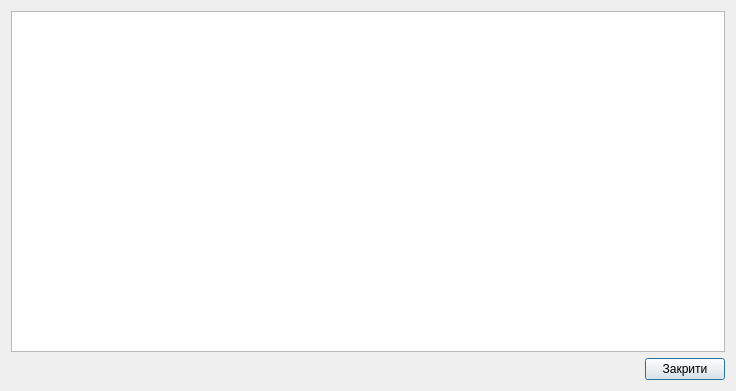
<?xml version="1.0" encoding="UTF-8"?>
<ui version="4.0">
 <class>DlgErrLogView</class>
 <widget class="QDialog" name="DlgErrLogView">
  <property name="geometry">
   <rect>
    <x>0</x>
    <y>0</y>
    <width>736</width>
    <height>391</height>
   </rect>
  </property>
  <property name="windowTitle">
   <string>Лог зупинок</string>
  </property>
  <layout class="QGridLayout" name="gridLayout">
   <item row="1" column="0">
    <spacer name="horizontalSpacer">
     <property name="orientation">
      <enum>Qt::Horizontal</enum>
     </property>
     <property name="sizeHint" stdset="0">
      <size>
       <width>639</width>
       <height>20</height>
      </size>
     </property>
    </spacer>
   </item>
   <item row="1" column="1">
    <widget class="QPushButton" name="bnClose">
     <property name="text">
      <string>Закрити</string>
     </property>
    </widget>
   </item>
   <item row="0" column="0" colspan="2">
    <widget class="QTextEdit" name="errLogView"/>
   </item>
  </layout>
 </widget>
 <resources/>
 <connections>
  <connection>
   <sender>bnClose</sender>
   <signal>clicked()</signal>
   <receiver>DlgErrLogView</receiver>
   <slot>accept()</slot>
   <hints>
    <hint type="sourcelabel">
     <x>555</x>
     <y>417</y>
    </hint>
    <hint type="destinationlabel">
     <x>300</x>
     <y>216</y>
    </hint>
   </hints>
  </connection>
 </connections>
</ui>
